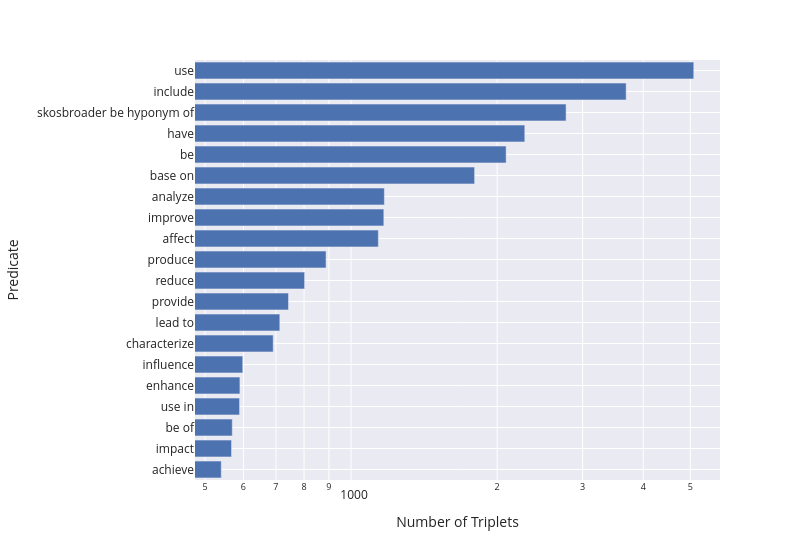

Notebook source saved alongside this figure:
### Code cell
fig = px.bar(
    data_frame = relation_level.sort_values(by = "number-of-triples", ascending = False).reset_index()[:20][::-1],
    y = "predicate",
    x = "number-of-triples",
    width = 800,
    log_x=True
)
fig.update_layout(xaxis_title = 'Number of Triplets', yaxis_title = "Predicate")
save_fig(fig, 'top_10_most_frequent_predicates.pdf')
show(fig)

### Figure 1 — Plotly figure (JSON) as saved in the notebook; plotly's stock layout.template omitted (floating-point values rounded to 4 significant figures)
{"data": [{"hovertemplate": "number-of-triples=%{x}<br>predicate=%{y}<extra></extra>", "legendgroup": "", "marker": {"color": "rgb(76,114,176)", "pattern": {"shape": ""}}, "name": "", "orientation": "h", "showlegend": false, "textposition": "auto", "type": "bar", "x": [540, 567, 569, 589, 590, 598, 691, 713, 743, 802, 888, 1138, 1168, 1171, 1797, 2087, 2280, 2774, 3689, 5084], "xaxis": "x", "y": ["achieve", "impact", "be of", "use in", "enhance", "influence", "characterize", "lead to", "provide", "reduce", "produce", "affect", "improve", "analyze", "base on", "be", "have", "skosbroader be hyponym of", "include", "use"], "yaxis": "y"}], "layout": {"barmode": "relative", "font": {"size": 12}, "legend": {"tracegroupgap": 0}, "margin": {"t": 60}, "width": 800, "xaxis": {"anchor": "y", "domain": [0, 1], "title": {"text": "Number of Triplets"}, "type": "log"}, "yaxis": {"anchor": "x", "domain": [0, 1], "title": {"text": "Predicate"}}}}
